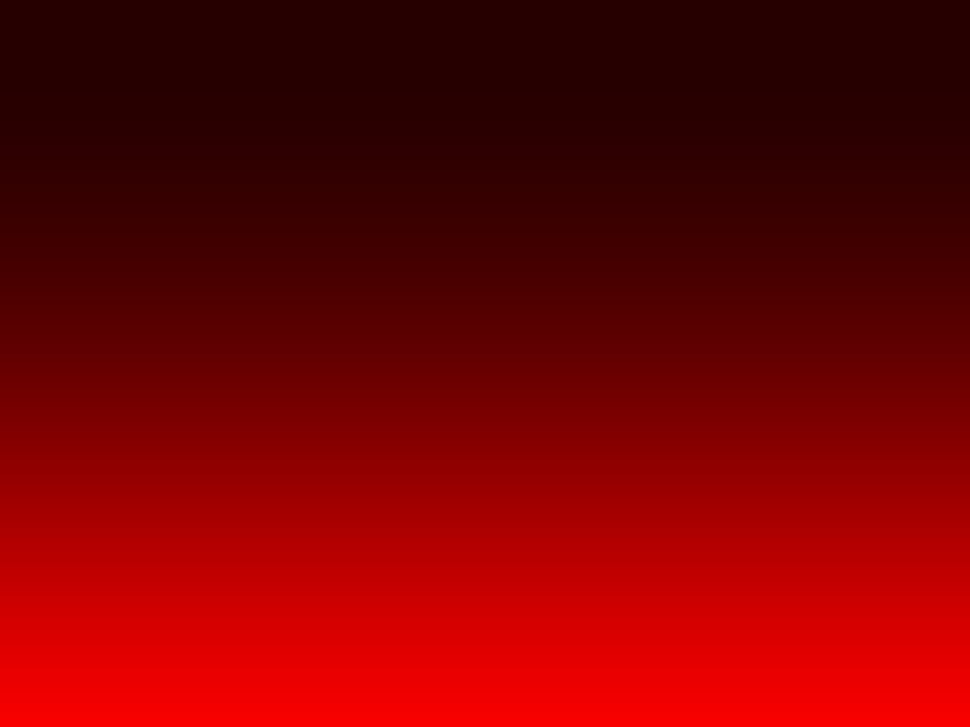
#> input picture tp8/red.jpg, 970 x 727 px, shrunk from 1600 x 1200 before the run
$ python cube.py
#> lines starting #> are read from the running program, lines starting #| are printed output that depends on the picture
image_path = "red.jpg"

from mpl_toolkits.mplot3d import Axes3D
from matplotlib import pyplot
from PIL import Image

fig = pyplot.figure()
axis = fig.add_subplot(1, 1, 1, projection="3d") # 3D plot with scalar values in each axis

im = Image.open(image_path)
#> im is the input picture: PIL image 970x727 RGB; mean R, G, B 117.5, 0.1, 0.4
r, g, b = list(im.getdata(0)), list(im.getdata(1)), list(im.getdata(2))

axis.scatter(r, g, b)
axis.set_xlabel("Red")
axis.set_ylabel("Green")
axis.set_zlabel("Blue")
pyplot.show()
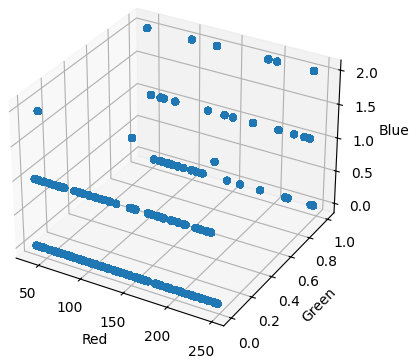
#> figure drawn by matplotlib, 1 panel
